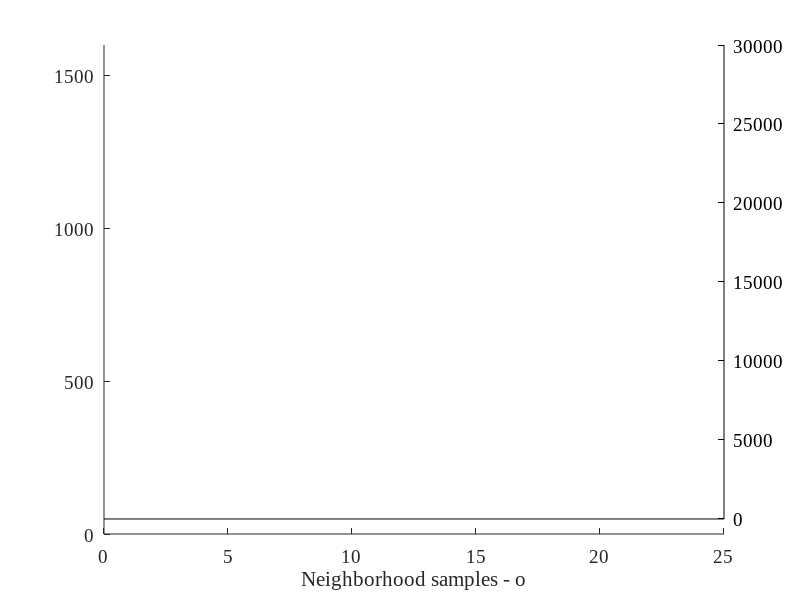

This figure's MATLAB source: (Note: this script raises an error after producing the figure.)
clear all
close all

% Change default axes fonts.
set(0,'DefaultAxesFontName', 'Times New Roman')
set(0,'DefaultAxesFontSize', 14)

% Change default text fonts.
set(0,'DefaultTextFontname', 'Times New Roman')
set(0,'DefaultTextFontSize', 14)

outputFilename = 'graphDiffNeighResolution.pdf';
outputFilenamepng = 'graphDiffNeighResolution.png';
SAVE_TO_FILE = true;
%{
sets={{'Tsiligirides Set 3','../data/resultsDiffResolutionsP3/results.txt','Set 3, T_{max}= 55','+-r'},...
      {'Chao diamond-shaped Set','../data/resultsDiffResolutions64/results.txt','Set 64, T_{max}= 55','o-.b'},...
      {'Chao squared-shaped Set','../data/resultsDiffResolutions66/results.txt','Set 66, T_{max}= 65','*:g'}};

sets={{'Tsiligirides Set 3','../data/resultsDiffResolutionsP3/results_r1.2.txt','Set 3, T_{max}= 55','+-r'},...
      {'Chao diamond-shaped Set','../data/resultsDiffResolutions64/results_r1.2.txt','Set 64, T_{max}= 55','o-.b'},...
      {'Chao squared-shaped Set','../data/resultsDiffResolutions66/results_r1.2.txt','Set 66, T_{max}= 65','*:g'}};
%}
%{
sets={{'Tsiligirides Set 3','../data/resultsRVNSDiffResolution/resultsDiffResolutionsP3/results.log','Set 3, T_{max}= 55','-r'},...
      {'Chao diamond-shaped Set','../data/resultsRVNSDiffResolution/resultsDiffResolutions64/results.log','Set 64, T_{max}= 55','-.b'},...
      {'Chao squared-shaped Set','../data/resultsRVNSDiffResolution/resultsDiffResolutions66/results.log','Set 66, T_{max}= 65',':g'}};
%}

  sets={{'Tsiligirides Set 3','../data/resultsDiffNeighSampling/resultsAll.log','Set 3, T_{max}= 55','-r'},...
       {'Chao diamond-shaped Set','../data/resultsDiffNeighSampling/resultsAll.log','Set 64, T_{max}= 55','-.b'},...
       {'Chao squared-shaped Set','../data/resultsDiffNeighSampling/resultsAll.log','Set 66, T_{max}= 65',':g'}};

  
 signs = ['+' 'o' 's' '*' 'd' 'x']  
 signid = 1; 
 
maxRewardAll = 0;
minRewardAll = 1000000000000000000;
fig = figure(1)
widthFig = 520
heightFig = 280
widthFig = 800
%heightFig = 400
heightFig = 300
set(fig,'Position', [0 0 widthFig heightFig]);
hold on
legendsRew={};
legendsTime={};
%ylabel('Collected reward - R')
ylim([0 1600])
xlim([0 25])
xlabel('Neighborhood samples - o')

ax1 = gca; % current axes
set(gca, 'Color','none')
ax1_pos = get(ax1,'Position'); % position of first axes
%set(gcf, 'Color', 'None')

ax2 = axes('Position',get(ax1,'Position'),...
       'XAxisLocation','bottom',...
       'YAxisLocation','right',...
       'Color','none',...
       'XColor','k','YColor','k');

%ax2.XTick = [0]
set(ax2, 'XTick', []);
linkaxes([ax1 ax2],'x');
ylim(ax2,[0 30000])

hold on


rewardPlots = [];
timePlots = [];
legendsCT = {};
legendsRew = {};
for setID=1:size(sets,2)
setID
set = sets{:,setID};
resultID = 1;
comparisonStruct = struct;
setName = set{1};
resultsMy = parseLog(set{2});
plotLegend = set{3};
plotSyle = set{4};

%legends = {legends{:},plotLegend }
legendReward = strcat('Achieved reward,',{' '},plotLegend);
legendCT = strcat('Computational Time,',{' '},plotLegend );
legendsRew = {legendsRew{:},legendReward{1}};
legendsCT = {legendsCT{:},legendCT{1}};
%legends = {legends{:},legendReward{1},legendCT{1}}
myResultIDs = find(ismember({resultsMy(:).NAME},{setName}));
neigh_resolutions =  unique([resultsMy(myResultIDs).NEIGHBORHOOD_RESOLUTION]);   
%resolutions= [ 1 2 3 4 5 6 7 8 9 10 11 12 13 14 15 16 20 24 28 32];

    for neigh_resolution = neigh_resolutions
        
        sameResolutionstIDs = find(ismember({resultsMy(:).NAME},{setName}) & [resultsMy(:).NEIGHBORHOOD_RESOLUTION] == neigh_resolution);
        
        rew_r1_0_max = max([resultsMy(sameResolutionstIDs).REWARDS]);
        %maxRewardAll = max(maxRewardAll,rew_r1_0_max);
        %minRewardAll = min(minRewardAll,rew_r1_0_max);
        rew_r1_0_mean_ctime_last_imp = mean([resultsMy(sameResolutionstIDs).CTIME_LAST_IMPR]);
        rew_r1_0_mean_ctime = mean([resultsMy(sameResolutionstIDs).CTIME]);
        %mean(A)
       
         %add budget
        %comparisonStruct(resultID).BUDGET = actualBudget;
        comparisonStruct(resultID).NEIGHBORHOOD_RESOLUTION = neigh_resolution;
       
        comparisonStruct(resultID).MY_REWARD_R_1_0_MAX = rew_r1_0_max ;
        comparisonStruct(resultID).CTIME_LAST_IMPR = rew_r1_0_mean_ctime_last_imp/1000 ;
        comparisonStruct(resultID).CTIME = rew_r1_0_mean_ctime/1000 ;
        %comparisonStruct(resultID).MY_REWARD_R_0_0_MEAN = rew_r0_0_mean;
        %comparisonStruct(resultID).MY_REWARD_R_0_5_MEAN = rew_r0_5_mean;
        %comparisonStruct(resultID).MY_REWARD_R_1_0_MEAN = rew_r1_0_mean;
        
        
        %comparisonStruct(resultID).CTIME_S_R_0_0 = rew_r0_0_mean_ctime;
        %comparisonStruct(resultID).CTIME_S_R_0_5 = rew_r0_5_mean_ctime;
        %comparisonStruct(resultID).CTIME_S_R_1_0 = rew_r1_0_mean_ctime;

        resultID = resultID + 1;
    end
    
  % [AX,hndlRew,hndlTime] = plotyy([comparisonStruct(:).RESOLUTION],[comparisonStruct(:).MY_REWARD_R_1_0_MAX],[comparisonStruct(:).RESOLUTION],[comparisonStruct(:).CTIME]);
   hndlRew = plot([comparisonStruct(:).NEIGHBORHOOD_RESOLUTION],[comparisonStruct(:).MY_REWARD_R_1_0_MAX],strcat(signs(signid*2-1),plotSyle),'Parent',ax1)
   
    
   hndlTime = plot([comparisonStruct(:).NEIGHBORHOOD_RESOLUTION],[comparisonStruct(:).CTIME_LAST_IMPR],strcat(signs(signid*2),plotSyle),'Parent',ax2)
   
   timePlots = [timePlots , hndlTime]; 
   rewardPlots = [rewardPlots , hndlRew]; 
   signid= signid +1;
end

%axes(ax1);


%columnlegend(6,legends,'NorthWest');
%gridLegend(rewardPlots,3,legends)
%hdl,nCols,gKey
%columnlegend(3,legends,'NorthWest')
%legend(ax1,legends,'Location','southeast');
%legend(ax2,legends,'Location','southeast');
%legend('boxoff');
ylabel(ax1,'Maximal collected reward - R_{max}')
ylabel(ax2,'Computational time [s]')

[legend_h,object_h,plot_h,text_strings] = columnlegend(2,[rewardPlots,timePlots],{legendsRew{:},legendsCT{:}},'northoutside','boxon');
legend_h.set('Position',[0.1 0.75 0.8 0.03])

tightfig
%legend(rewardPlots,legends,'location','northoutside','Orientation','horizontal')
if SAVE_TO_FILE
save2pdf(outputFilename,fig);
print2im(outputFilenamepng, fig,'-alpha');
end






